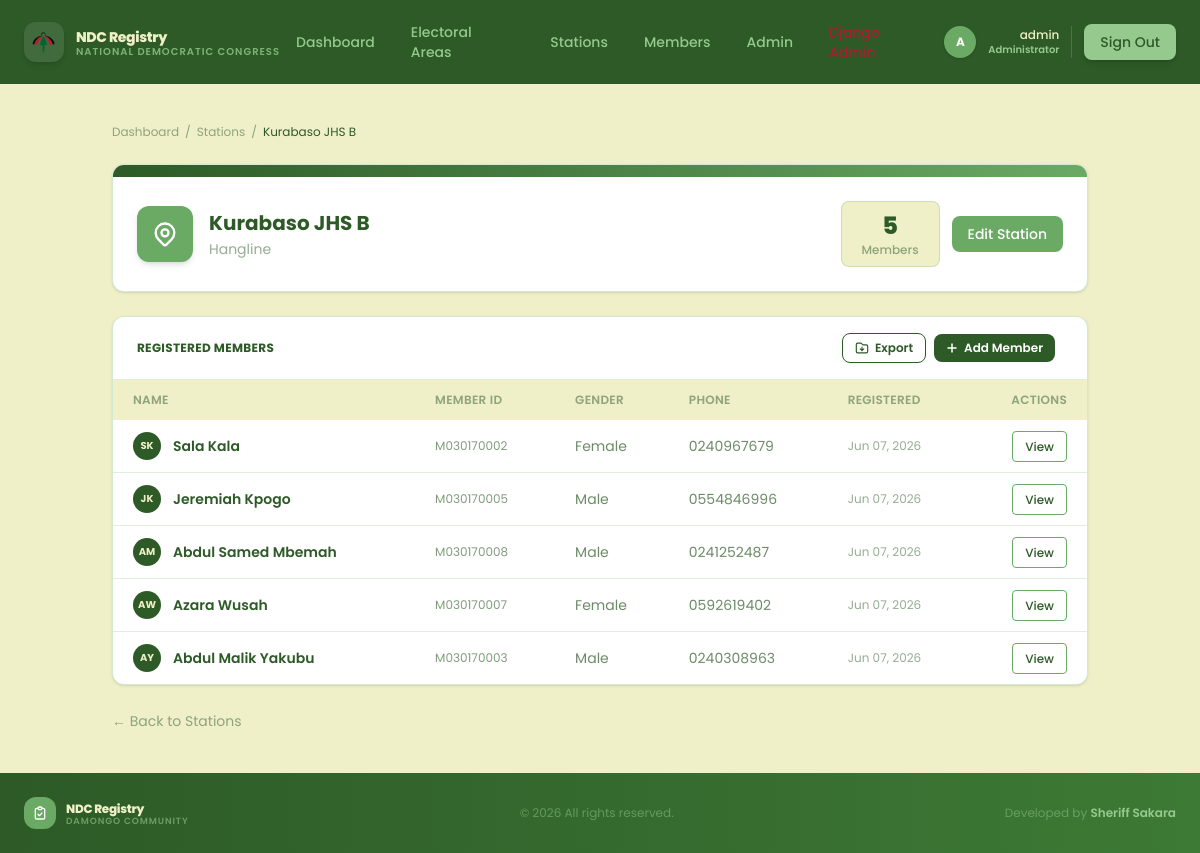
Before: /stations/2/ (signed in) with the older database file.
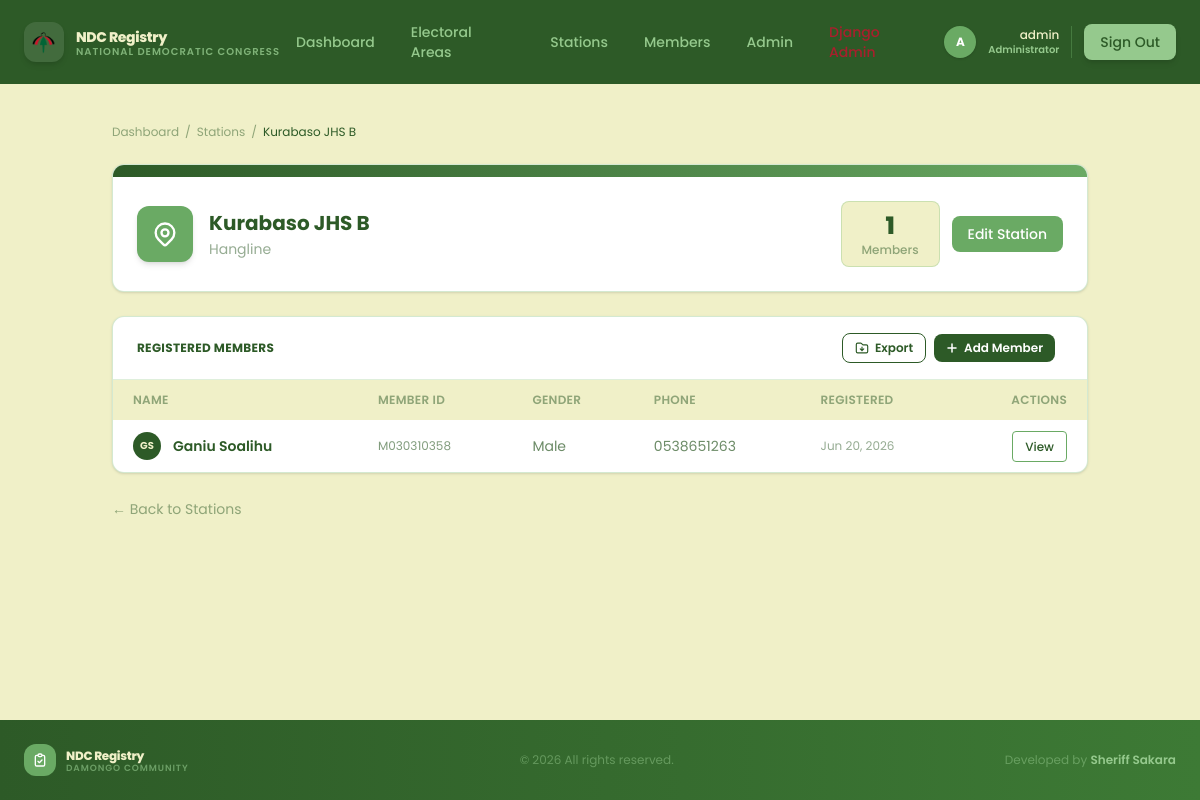
After: the same page with the newer database file.
### core/models.py (models this page shows, shortened)
class PollingStation(models.Model):
    name = models.CharField(max_length=100)
    location = models.CharField(max_length=200, blank=True)
    constituency = models.CharField(max_length=100, blank=True)
    description = models.TextField(blank=True)
    created_at = models.DateTimeField(auto_now_add=True)
    electoral_area = models.ForeignKey(
        ElectoralArea,
        on_delete=models.CASCADE,
        null=True,
        blank=True,
        related_name='stations',
    )
    class Meta:
        ordering = ['name']

class PartyMember(models.Model):
    GENDER_CHOICES = [
        ('M', 'Male'),
        ('F', 'Female'),
    ]
    member_id = models.CharField(
        max_length=10,
        unique=True,
        editable=True,
        validators=[validate_member_id])
    first_name = models.CharField(max_length=50)
    middle_name = models.CharField(max_length=50, blank=True)
    last_name = models.CharField(max_length=50)
    gender = models.CharField(max_length=1, choices=GENDER_CHOICES, blank=True)
    date_of_birth = models.DateField(null=True, blank=True)
    phone = models.CharField(max_length=10, blank=True, validators=[validation_phone_no])
    occupation = models.CharField(max_length=100, blank=True)
    address = models.CharField(max_length=200, blank=True)
    ghana_card_id = models.CharField(
        max_length=15,
        blank=True,
        verbose_name='Ghana Card',
        validators=[validation_ghana_card]
        )
    voters_id = models.CharField(
        max_length=10,
        blank=True,
        unique=True,
        verbose_name='Voters ID',
        validators=[validation_voter_id]
        )
    polling_station = models.ForeignKey(
        PollingStation,
        on_delete=models.SET_NULL,
        null=True,
        related_name='members'
    )
    date_registered = models.DateField(default=timezone.now)
    registered_by = models.ForeignKey(
        User,
        on_delete=models.SET_NULL,
        null=True,
        blank=True,
        related_name='registered_members'
    )
    class Meta:
        ordering = ['-date_registered', 'last_name']

### core/views.py (the view)
# urls.py: path('stations/<int:pk>/', views.station_detail_view, name='station_detail'),
@login_required
def station_detail_view(request, pk):
    station = get_object_or_404(PollingStation, pk=pk)
    members = station.members.order_by('last_name', 'first_name')
    return render(request, 'core/station_detail.html', {
        'station': station,
        'members': members,
    })

### templates/core/station_detail.html (shortened to what this page needs)
{% extends "core/base.html" %}
{% block content %}
<div class="max-w-5xl mx-auto px-6 py-10">
    <nav class="text-xs text-[#2d5a27]/50 mb-6 flex items-center gap-1.5">
        <a href="{% url 'home' %}" class="hover:text-[#6aaa64]">Dashboard</a>
        <span>/</span>
        <a href="{% url 'station_list' %}" class="hover:text-[#6aaa64]">Stations</a>
        <span>/</span>
        <span class="text-[#2d5a27]">{{ station.name }}</span>
    </nav>
    <div class="bg-white border border-[#95c98d]/40 rounded-xl shadow-sm overflow-hidden mb-6">
        <div class="h-3 bg-gradient-to-r from-[#2d5a27] to-[#6aaa64]"></div>
        <div class="p-6 flex flex-col sm:flex-row sm:items-center justify-between gap-4">
            <div class="flex items-center gap-4">
                <div class="w-14 h-14 rounded-xl bg-[#6aaa64] flex items-center justify-center shrink-0 shadow-md">
                </div>
                <div>
                    <h1 class="text-xl font-bold text-[#2d5a27]">{{ station.name }}</h1>
                    <p class="text-sm text-[#2d5a27]/50 mt-0.5">{{ station.location|default:"Location not specified" }}</p>
                </div>
            </div>
            <div class="flex items-center gap-3">
                <div class="text-center px-5 py-2 bg-[#f0f0c8] rounded-lg border border-[#95c98d]/40">
                    <p class="text-2xl font-extrabold text-[#2d5a27]">{{ members.count }}</p>
                    <p class="text-xs text-[#2d5a27]/50 font-medium">Members</p>
                </div>
                {% if user.is_staff %}
                <a href="{% url 'station_edit' station.pk %}"
                   class="px-4 py-2 text-sm font-medium bg-[#6aaa64] text-white rounded-lg hover:bg-[#2d5a27] transition-colors">
                    Edit Station
                </a>
                {% endif %}
            </div>
        </div>
    </div>
    <div class="bg-white border border-[#95c98d]/40 rounded-xl shadow-sm overflow-hidden">
        <div class="flex items-center justify-between px-6 py-4 border-b border-[#95c98d]/30">
            <h2 class="text-xs font-bold text-[#2d5a27] uppercase tracking-wide">Registered Members</h2>
           <div class='flex items-center mr-2 space-x-2'>
                {% if user.is_staff or user.is_superuser %}
                <a href="{% url 'export_data' station.pk%}"
                class="inline-flex items-center gap-1.5 text-xs font-semibold text-[#2d5a27] border border-[#2d5a27] bg-white px-3 py-1.5 rounded-lg hover:bg-[#2d5a27] hover:text-white transition-colors duration-150">
                    Export
                </a>
                <a href="{% url 'member_create' %}?station={{ station.pk }}"
                class="inline-flex items-center gap-1.5 text-xs font-semibold text-white bg-[#2d5a27] px-3 py-1.5 rounded-lg hover:bg-[#6aaa64] transition-colors duration-150">
                    <svg class="w-3 h-3" fill="none" stroke="currentColor" stroke-width="3" viewBox="0 0 24 24">
                        <path stroke-linecap="round" stroke-linejoin="round" d="M12 4v16m8-8H4"/>
                    </svg>
                    Add Member
                </a>
                {% endif %}
            </div>
        </div>
        <div class="overflow-x-auto">
            <table class="w-full text-sm">
                <thead>
                    <tr class="bg-[#f0f0c8] text-xs text-[#2d5a27]/50 uppercase tracking-wide">
                        <th class="px-5 py-3 text-left font-semibold">Name</th>
                        <th class="px-5 py-3 text-left font-semibold hidden sm:table-cell">Member ID</th>
                        <th class="px-5 py-3 text-left font-semibold hidden md:table-cell">Gender</th>
                        <th class="px-5 py-3 text-left font-semibold hidden lg:table-cell">Phone</th>
                        <th class="px-5 py-3 text-left font-semibold hidden lg:table-cell">Registered</th>
                        <th class="px-5 py-3 text-right font-semibold">Actions</th>
                    </tr>
                </thead>
                <tbody class="divide-y divide-[#95c98d]/30">
                    {% for member in members %}
                    <tr class="hover:bg-[#f0f0c8]/50 transition-colors">
                        <td class="px-5 py-3">
                            <div class="flex items-center gap-3">
                                <div class="w-7 h-7 rounded-full bg-[#2d5a27] flex items-center justify-center shrink-0">
                                    <span class="text-[10px] font-bold text-[#f0f0c8]">{{ member.first_name.0|upper }}{{ member.last_name.0|upper }}</span>
                                </div>
                                <span class="font-semibold text-[#2d5a27]">{{ member.first_name }} {{ member.last_name }}</span>
                            </div>
                        </td>
                        <td class="px-5 py-3 hidden sm:table-cell text-[#2d5a27]/60 font-mono text-xs">{{ member.member_id }}</td>
                        <td class="px-5 py-3 hidden md:table-cell text-[#2d5a27]/70">{{ member.get_gender_display|default:"—" }}</td>
                        <td class="px-5 py-3 hidden lg:table-cell text-[#2d5a27]/70">{{ member.phone|default:"—" }}</td>
                        <td class="px-5 py-3 hidden lg:table-cell text-[#2d5a27]/50 text-xs">{{ member.date_registered|date:"M d, Y" }}</td>
                        <td class="px-5 py-3 text-right">
                            <a href="{% url 'member_detail' member.pk %}"
                               class="px-3 py-1.5 text-xs font-medium text-[#2d5a27] border border-[#6aaa64] rounded hover:bg-[#2d5a27] hover:text-[#f0f0c8] transition-colors">
                                View
                            </a>
                        </td>
                    </tr>
                    {% empty %}
                    <tr>
                        <td colspan="6" class="px-5 py-12 text-center text-sm text-[#2d5a27]/40">
                            No members assigned to this station yet.
                        </td>
                    </tr>
                    {% endfor %}
                </tbody>
            </table>
        </div>
    </div>
    <div class="mt-6">
        <a href="{% url 'station_list' %}" class="text-sm text-[#2d5a27]/50 hover:text-[#6aaa64] transition-colors">← Back to Stations</a>
    </div>
</div>
{% endblock content %}

### templates/core/base.html (shortened to what this page needs)
{% load static %}
<!DOCTYPE html>
<html lang="en">
<head>
    <script src="https://cdn.jsdelivr.net/npm/@tailwindcss/browser@4"></script>
</head>
<body class="min-h-screen bg-[#f0f0c8] text-[#2d5a27] flex flex-col">
    {% include "core/partials/navbar.html" %}
    <main class="flex-1">
        {% block content %}{% endblock content %}
    </main>
    {% include "core/partials/footer.html" %}
</body>
</html>

### templates/core/partials/navbar.html (shortened to what this page needs)
{% load static %}
<nav class="w-full bg-[#2d5a27] sticky top-0 z-50 transition-all duration-300">
    <div class="container mx-auto max-w-7xl px-6 py-3.5">
        <div class="flex items-center justify-between">
            <a href="{% url 'home' %}" class="flex items-center gap-3 select-none group">
                <div class="w-10 h-10 rounded-xl bg-white/10 flex items-center justify-center shrink-0 shadow-md
                            group-hover:bg-white/20 group-hover:scale-110 transition-all duration-300">
                    <img src="{% static 'images/ndc-logo.png' %}"
                         alt="NDC Logo"
                         class="w-8 h-8 object-contain"/>
                </div>
                <div class="flex flex-col leading-none">
                    <span class="text-sm font-extrabold text-[#f0f0c8] tracking-tight group-hover:text-white transition-colors">NDC Registry</span>
                    <span class="text-[10px] font-semibold text-[#95c98d]/80 uppercase tracking-widest hidden sm:block">National Democratic Congress</span>
                </div>
            </a>
            {% if user.is_authenticated %}
            <div class="hidden md:flex items-center gap-1 flex-1 justify-center">
                {% with request.resolver_match.url_name as url_name %}
                <a href="{% url 'home' %}"
                   class="px-4 py-2 rounded-lg text-sm font-medium transition-all duration-200
                          {% if url_name == 'home' %}bg-[#6aaa64]/30 text-[#f0f0c8]{% else %}text-[#95c98d] hover:text-[#f0f0c8] hover:bg-[#6aaa64]/20{% endif %}">
                    Dashboard
                </a>
                <a href="{% url 'area_list'%}"
                   class="px-4 py-2 rounded-lg text-sm font-medium transition-all duration-200
                          {% if url_name == 'area_list' %}bg-[#6aaa64]/30 text-[#f0f0c8]{% else %}text-[#95c98d] hover:text-[#f0f0c8] hover:bg-[#6aaa64]/20{% endif %}">
                    Electoral Areas
                </a>
                <a href="{% url 'station_list' %}"
                   class="px-4 py-2 rounded-lg text-sm font-medium transition-all duration-200
                          {% if url_name == 'station_list' %}bg-[#6aaa64]/30 text-[#f0f0c8]{% else %}text-[#95c98d] hover:text-[#f0f0c8] hover:bg-[#6aaa64]/20{% endif %}">
                    Stations
                </a>
                <a href="{% url 'member_list' %}"
                   class="px-4 py-2 rounded-lg text-sm font-medium transition-all duration-200
                          {% if url_name == 'member_list' %}bg-[#6aaa64]/30 text-[#f0f0c8]{% else %}text-[#95c98d] hover:text-[#f0f0c8] hover:bg-[#6aaa64]/20{% endif %}">
                    Members
                </a>
                {% if user.is_staff %}
                <a href="{% url 'admin_dashboard' %}"
                   class="px-4 py-2 rounded-lg text-sm font-medium transition-all duration-200
                          {% if url_name == 'admin_dashboard' %}bg-[#6aaa64]/30 text-[#f0f0c8]{% else %}text-[#95c98d] hover:text-[#f0f0c8] hover:bg-[#6aaa64]/20{% endif %}">
                    Admin
                </a>
                {% endif %}
                {% if user.is_superuser %}
                <a href="/admin/"
                   class="px-4 py-2 rounded-lg text-sm font-medium text-[#c8102e]/80 hover:text-[#f0f0c8] hover:bg-[#c8102e]/20 transition-all duration-200">
                </a>
                {% endif %}
                {% endwith %}
            </div>
            {% endif %}
            <div class="flex items-center gap-3">
                {% if user.is_authenticated %}
                    <div class="hidden sm:flex items-center gap-3 border-r border-[#6aaa64]/40 pr-3">
                        <div class="w-8 h-8 rounded-full bg-[#6aaa64] flex items-center justify-center text-white text-xs font-bold shadow-sm">
                            {{ user.get_full_name|default:user.username|slice:":1"|upper }}
                        </div>
                        <div class="flex flex-col text-right">
                            <span class="text-xs text-[#f0f0c8] font-medium leading-tight">{{ user.get_full_name|default:user.username }}</span>
                            {% if user.is_staff %}
                            <span class="text-[10px] text-[#95c98d] font-semibold">Administrator</span>
                            {% else %}
                            <span class="text-[10px] text-[#6aaa64] font-semibold">Member</span>
                            {% endif %}
                        </div>
                    </div>
                    <a href="{% url 'logout' %}"
                       class="px-4 py-2 text-sm font-medium text-[#2d5a27] bg-[#95c98d] rounded-lg
                              hover:bg-[#f0f0c8] hover:scale-105 active:scale-95 transition-all duration-200 shadow-md">
                        Sign Out
                    </a>
                {% else %}
                    {% comment %} <a href="#"
                       class="px-4 py-2 text-sm font-medium text-white bg-[#6aaa64] rounded-lg
                              hover:bg-[#95c98d] hover:scale-105 active:scale-95 transition-all duration-200 shadow-md">
                        Sign In
                    </a> {% endcomment %}
                {% endif %}
            </div>
        </div>
    </div>
</nav>

### templates/core/partials/footer.html
<footer class="w-full bg-gradient-to-r from-[#2d5a27] to-[#3d7a35] mt-auto">
    <div class="container mx-auto max-w-7xl px-6 py-6">
        <div class="flex flex-col sm:flex-row items-center justify-between gap-4">
            <a href="/" class="flex items-center gap-2.5 select-none group">
                <div class="w-8 h-8 rounded-xl bg-[#6aaa64] flex items-center justify-center shrink-0
                            group-hover:bg-[#95c98d] group-hover:scale-110 transition-all duration-300">
                    <svg class="w-4 h-4 text-white" fill="none" stroke="currentColor" stroke-width="2" viewBox="0 0 24 24">
                        <path stroke-linecap="round" stroke-linejoin="round" d="M9 5H7a2 2 0 00-2 2v12a2 2 0 002 2h10a2 2 0 002-2V7a2 2 0 00-2-2h-2M9 5a2 2 0 002 2h2a2 2 0 002-2M9 5a2 2 0 012-2h2a2 2 0 012 2m-6 9l2 2 4-4"/>
                    </svg>
                </div>
                <div class="flex flex-col leading-none">
                    <span class="text-xs font-extrabold text-[#f0f0c8] tracking-tight">NDC Registry</span>
                    <span class="text-[9px] font-semibold text-[#95c98d]/60 uppercase tracking-widest">Damongo Community</span>
                </div>
            </a>
            <p class="text-xs text-[#95c98d]/50">&copy; {% now "Y" %} All rights reserved.</p>
            <p class="text-xs text-[#95c98d]/50">
                Developed by <span class="text-[#95c98d] font-semibold">Sheriff Sakara</span>
            </p>
        </div>
    </div>
</footer>

### templates/core/base.html (style rules this page uses)
* { font-family: 'Poppins', sans-serif; }

Changed rows visible on the page:
removed PartyMember: first_name.0 "S", last_name.0 "K", first_name "Sala", last_name "Kala", member_id "M030170002", gender "Female", phone "0240967679", date_registered "Jun 07, 2026"
removed PartyMember: first_name.0 "J", last_name.0 "K", first_name "Jeremiah", last_name "Kpogo", member_id "M030170005", gender "Male", phone "0554846996", date_registered "Jun 07, 2026"
removed PartyMember: first_name.0 "A", last_name.0 "M", first_name "Abdul Samed", last_name "Mbemah", member_id "M030170008", gender "Male", phone "0241252487", date_registered "Jun 07, 2026"
removed PartyMember: first_name.0 "A", last_name.0 "W", first_name "Azara", last_name "Wusah", member_id "M030170007", gender "Female", phone "0592619402", date_registered "Jun 07, 2026"
removed PartyMember: first_name.0 "A", last_name.0 "Y", first_name "Abdul Malik", last_name "Yakubu", member_id "M030170003", gender "Male", phone "0240308963", date_registered "Jun 07, 2026"
added PartyMember: first_name.0 "G", last_name.0 "S", first_name "Ganiu", last_name "Soalihu", member_id "M030310358", gender "Male", phone "0538651263", date_registered "Jun 20, 2026"
Other visible differences:
{{ members.count }}: "5" → "1"
